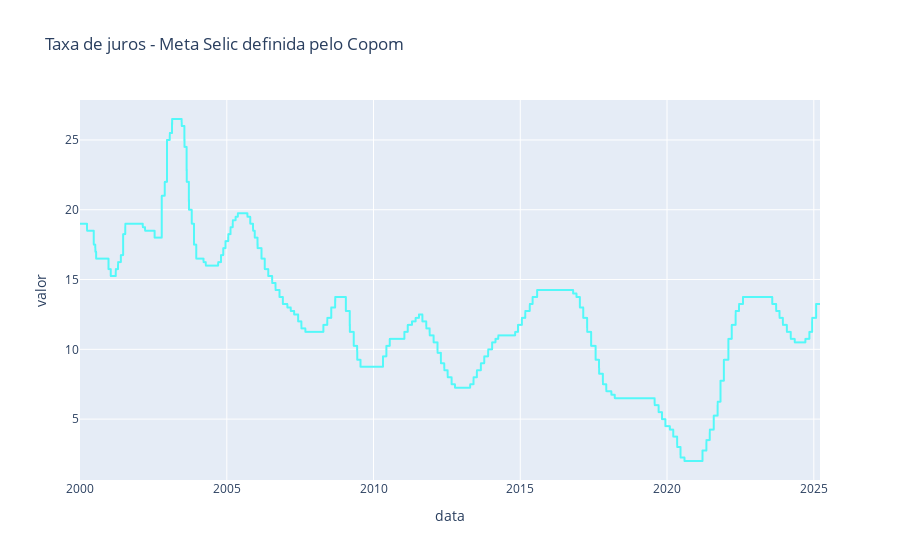

Notebook code for this chart:
### Code cell
fig = px.line(selic_meta_2000,
               y='valor',
               title='Taxa de juros - Meta Selic definida pelo Copom',
               color_discrete_sequence=['#53f8f9']
               );

# Plotar 
fig.show()

### Figure 1 — Plotly figure (JSON) as saved in the notebook; plotly's stock layout.template omitted (floating-point values rounded to 4 significant figures; data arrays with more than 128 entries replaced by an {"elided": "..."} marker saying what was removed)
{"data": [{"hovertemplate": "data=%{x}<br>valor=%{y}<extra></extra>", "legendgroup": "", "line": {"color": "#53f8f9", "dash": "solid"}, "marker": {"symbol": "circle"}, "mode": "lines", "name": "", "showlegend": false, "type": "scattergl", "x": {"elided": "9210 str values"}, "xaxis": "x", "y": {"elided": "9210 float values"}, "yaxis": "y"}], "layout": {"legend": {"tracegroupgap": 0}, "title": {"text": "Taxa de juros - Meta Selic definida pelo Copom"}, "xaxis": {"anchor": "y", "domain": [0, 1], "title": {"text": "data"}}, "yaxis": {"anchor": "x", "domain": [0, 1], "title": {"text": "valor"}}}}
